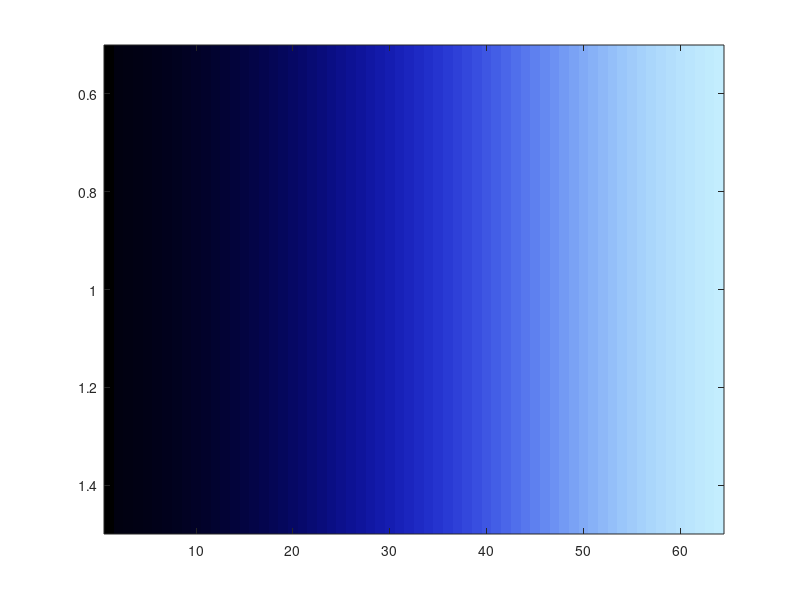

Reproduce this figure in MATLAB.
colormap hot;
cmap=colormap;

%% green laser
% temp=linspace(1,-1.8,64);
% temp2=linspace(3,-1,64);
% cmap(:,2)=1./(1+exp(temp/0.35));
% cmap(:,1)=1./(1+exp(temp2/0.5));
% cmap(:,3)=1./(1+exp(temp2/0.5));
% cmap(1,:)= 0;
% xx=linspace(0,1,64);
% 
% 
% figure(1)
% imagesc(xx);colormap(cmap);

%% red laser
temp=linspace(1,-1.8,64);
temp2=linspace(3,-1.2,64);
temp3=linspace(3,-1.2,64);
cmap(:,1)=1./(1+exp(temp/0.35));
cmap(:,2)=1./(1+exp(temp2/0.4));
cmap(:,3)=1./(1+exp(temp3/0.4));
cmap(1,:)= 0;
xx=linspace(0,1,64);


figure(1)
imagesc(xx);colormap(cmap);

%% blue laser
temp=linspace(1,-1.8,64);
temp2=linspace(3,-1.1,64);
temp3=linspace(3,-1.3,64);
cmap(:,3)=1./(1+exp(temp/0.35));
cmap(:,1)=.85./(1+exp(temp2/0.5));
cmap(:,2)=1./(1+exp(temp3/0.5));
cmap(1,:)= 0;
xx=linspace(0,1,64);


figure(1)
imagesc(xx);colormap(cmap);

%% new rdb
%  temp=linspace(0,1,64);
% cmap(:,2)=0;
% cmap(:,1)=2./(1+exp(abs(temp-0.25)/0.03));
% cmap(:,3)=2./(1+exp(abs(temp-0.75)/0.03));
% xx=linspace(0,1,64);
% 
% 
% figure(1)
% imagesc(xx);colormap(cmap);